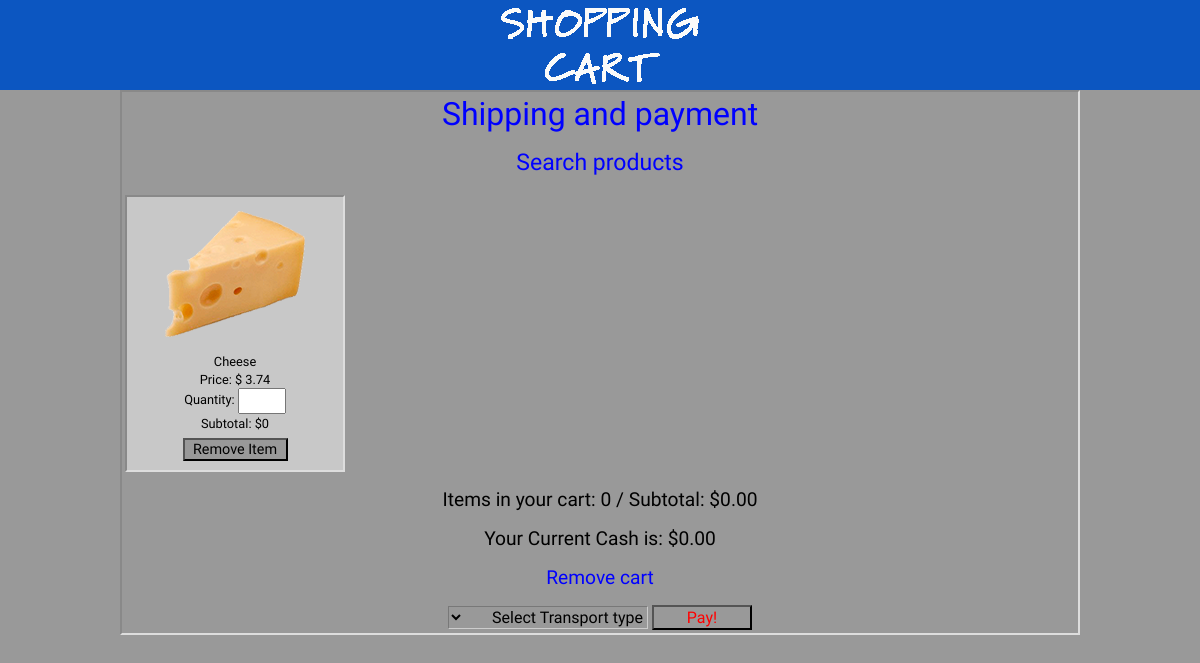
/carritodecompras.php?id=4, run on the app's committed database.
### tables this page shows
CREATE TABLE IF NOT EXISTS `productos` (
  `ID` int(11) NOT NULL AUTO_INCREMENT,
  `nombre` text NOT NULL,
  `descripcion` text NOT NULL,
  `imagen` text NOT NULL,
  `precio` double NOT NULL,
  PRIMARY KEY (`ID`)
);

### carritodecompras.php (the view, shortened to what this page needs)
<?php
	require 'conexion.php';
	if (isset($_SESSION['carrito']))
	{
		if(!empty($_GET["action"]))
		{
			switch($_GET["action"])
			{
			case "remove":
				$arreglo=$_SESSION['carrito'];
				for($c=0;$c<count($arreglo);$c++)
				{
					if($arreglo[$c]['Id']==$_GET['code'])
					{
					unset($_SESSION['carrito'][$c]);
					$_SESSION['carrito']=array_values($_SESSION['carrito']);
						if (empty($_SESSION['carrito']))
						{
							unset($_SESSION['carrito']);
						}
					}
				}
			break;
			case "empty":
			unset($_SESSION['carrito']);
			break;
	   }
	}
	   if(isset($_GET['id']))
	   {
			$arreglo=$_SESSION['carrito'];
			$encontro=false;
			$numero=0;
				for($i=0;$i<count($arreglo);$i++)
				{
					if($arreglo[$i]['Id']==$_GET['id'])
					{
						$encontro=true;
						$numero=$i;
					}
				}
				if ($encontro==true)
				{
					$arreglo[$numero]['Cantidad']=$arreglo[$numero]['Cantidad']+($_GET['quantity']);
					$_SESSION['carrito']=$arreglo;
				}else{
					$nombre="";
					$precio=0;
					$imagen="";
					$conexion=mysqli_connect($db_host,$db_usuario,$db_contra);
					if(mysqli_connect_errno())
					{
						echo "Fallo al conectar con la base de datos";
						exit();
					}
					mysqli_select_db($conexion,$db_nombre)or die("no se encuentra la bdD");
					mysqli_set_charset($conexion, "utf8");
					$consulta="SELECT * FROM productos WHERE ID=".$_GET['id']." ";
					$resulados= mysqli_query($conexion,$consulta);
					while($fila=mysqli_fetch_array($resulados, MYSQL_ASSOC))
					{
						$nombre=$fila['nombre'];
						$precio=$fila['precio'];
						$imagen=$fila['imagen'];
					}
					$datosnuevos=array('Id'=>$_GET['id'],
					'Nombre'=>$nombre,
					'Precio'=>$precio,
					'Imagen'=>$imagen,
					'Cantidad'=>($_GET['quantity']));
					array_push($arreglo,$datosnuevos);
					$_SESSION['carrito']=$arreglo;
				}
	   }
	}else{
		if(isset($_GET['id']))
		{
			$conexion=mysqli_connect($db_host,$db_usuario,$db_contra);
			mysqli_select_db($conexion,$db_nombre)or die("no se encuentra la bdD");
			mysqli_set_charset($conexion, "utf8");
			$consulta="SELECT * FROM productos WHERE ID=".$_GET['id']." ";
			$resulados= mysqli_query($conexion,$consulta);
		}
	}
?>
<!doctype html>
<html lang="es">
<head>
	<link rel="stylesheet" type="text/css" href="styles.css">
</head>
<body>
	<div class="block_header">
       <div class="header">
        	 <div class="logo">
              <a href="./index.php"><img src="images/sc.png" width="265" height="78" 	border="0" alt="logo"></a>
        	 </div>
  		</div>
    </div>
	<div class="FBG">
    	<div class="FBG_content">
        <div class="inline">
    		<h3>Shipping and payment</h3>
    		<?php
    		if(isset($_SESSION['carrito']))
			{
			?>
	    	<h2><a href="index.php"> Search products </a></h2>
    		<?php
    		}
    		?>
		</div>
	<?php
		$current=$_SESSION['current_cash'];
    	$total=0;
    	$current_status=0;
		if(isset($_SESSION['carrito']))
		{
			$datos=$_SESSION['carrito'];
			for($i=0;$i<count($datos);$i++)
			{
	?>
			<div class="producto">
            	<div class="centrado">
            		<img src="./images/<?php echo $datos[$i]['Imagen']; ?>"><br>
                    <span><?php echo $datos[$i]['Nombre'];?></span><br>
                    <span>Price: <?php echo  '$ ' .$datos[$i]['Precio'].'';?></span><br>
                    <span>Quantity:
                    	<input type="text" value="<?php echo $datos[$i]['Cantidad'];?>"
                        data-id="<?php echo $datos[$i]['Id'];?>"
                        data-precio="<?php echo $datos[$i]['Precio'];?>"
                        class="cantidad" onkeypress="return isNumberKey(event);" onkeyup="validacion();"></span><br>
                     	<span class="subtotal">Subtotal:<?php echo ' $' . $datos[$i]['Cantidad']*$datos[$i]['Precio'].' ';?></span><br>
                        <input type="submit" class="button" value="Remove Item" onclick="document.location.href='./carritodecompras.php?action=remove&code=<?php echo $datos[$i]['Id']; ?>'"><br>
				</div>
        	</div>
			<?php
			$total=($datos[$i]['Cantidad']*$datos[$i]['Precio'])+$total;
			$current_status= $current_status+$datos[$i]['Cantidad'];
			}
			?>
			<?php
			echo '<h2 id="total">Items in your cart: ' .$current_status .' / Subtotal: $' .number_format($total,2). '</h2>';
			echo '<h2>Your Current Cash is: $'.number_format($current,2). '</h2>';
			echo '<p><a href="./carritodecompras.php?action=empty">Remove cart</a></p>';
		}else{
			echo '<h2 id="total">Items in your cart: ' .$current_status .' / Subtotal: $' .number_format($total,2). '</h2>';
			echo '<h2>Your Current Cash is: $'.number_format($current,2). '</h2>';
			echo '<h2><a href="index.php"> Search products </a></h2>';
		}
			?>
		<?php
		if(isset($_SESSION['carrito']))
		{
       		if (!empty($datos))
       		{
       	?>
       		<div class="centrado">
       		<form action="shipoptionselect.php" name="shipping" method="get" onsubmit="return validarSelect(this);" onchange="validarSelect2();" >
       			<select id="opciones" name="pick" class="select">
				<option value="" selected="">Select Transport type</option>
  				</select>
  				<input type="submit" class="button2" value="Pay!" onclick="return validacion();" >
  			</form>
			</div>
		<?php
			}
		}
		?>
		</div>
</div>
</body>
</html>

### styles.css (style rules this page uses)
body { width:100%; margin:0; padding:0; background-color:#999; }
html { padding:0; margin:0; background-color:#999; }
a { text-decoration:none; }
.block_header { margin:0; padding:0; background-color:#0c56c1; width: 100%; }
.header { margin:0 auto; padding:0 ; max-width: 960px; }
.logo { padding:6px 6px; }
.logo img { max-width: 100%; height: auto; display: block; margin: 0 auto; }
.FBG { margin:0; padding:0; background-color:#999; width: 100%; }
.FBG_content { min-height:450px; max-width: 960px; border: 2px inset #DDD; padding: 3px 3px; margin:0 auto; background-color:#999; box-sizing: border-box; }
.producto { max-width: 24%; min-width: 220px; height: auto; background-color: #c8c8c8; border: 2px inset #DDD; display: inline-block; margin-top: 3px; padding: 3px; box-sizing: border-box; }
.inline h3 { font:2em 'Montserrat Alternates'; color:blue; text-align: center; padding: 0; margin:0; }
.inline a { font:4em 'Montserrat Alternates'; color:red; }
.FBG_content a { font:1.2em 'Montserrat Alternates'; color:blue; padding:0; margin: 0; }
.FBG_content p { text-align: center; }
.FBG_content h2 { font:1.2em 'Montserrat Alternates'; text-align: center; }
.cantidad { text-align: center; font:0.8em 'Montserrat Alternates'; }
.producto img { margin:4px 2px; -webkit-transition: -webkit-transform 0.4s linear; -ms-transition:-ms-transform 0.4s linear; max-width: 100% }
.producto span { font:0.8em 'Montserrat Alternates'; }
.producto input[type="text"] { width: 40px; height: 20px; text-align: center; }
.producto input[type="submit"] { width: 50%; height: auto; text-align: center; font:0.9em 'Montserrat Alternates'; color: black; background-color: #999; margin: 3% 3%; }
.centrado { text-align: center; }
.select { direction: rtl; border: 1px inset #ccc; width: 200px; background-color: #999; font: 1em 'Montserrat Alternates'; }
.button2 { background-color: #999; width: 100px; font:1em 'Montserrat Alternates'; color: red; }

### data on the page
productos: imagen (picture), nombre "Cheese", precio "3.74", $datos[$i]['Cantidad']*$datos[$i]['Precio'] "0"

### other printed values
$current_status "0"
$total "0.00"
$current "0.00"
